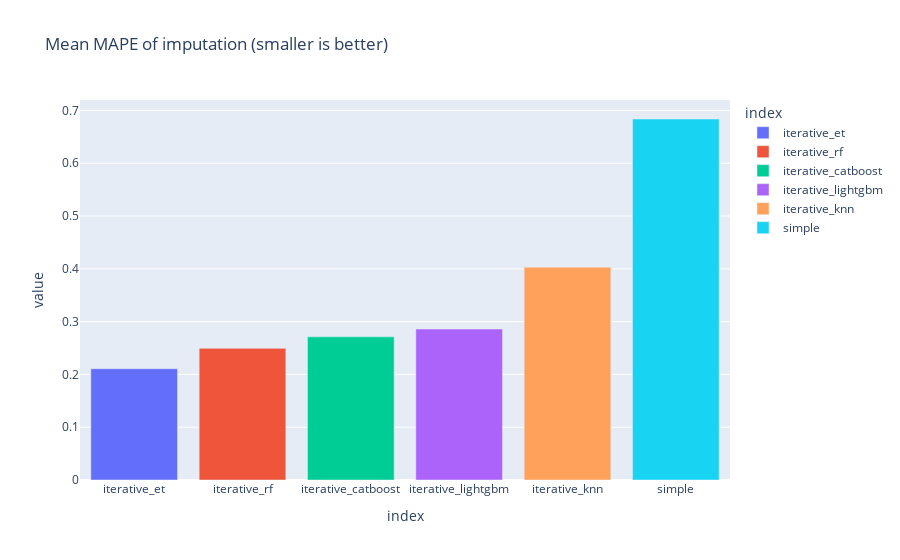

Notebook source saved alongside this figure:
### Code cell
import plotly.express as px
fig = px.bar(final_results["Mean MAPE"], color=final_results.index, title="Mean MAPE of imputation (smaller is better)")
fig.show()

### Figure 1 — Plotly figure (JSON) as saved in the notebook; plotly's stock layout.template omitted (floating-point values rounded to 4 significant figures)
{"data": [{"alignmentgroup": "True", "hovertemplate": "index=%{x}<br>value=%{y}<extra></extra>", "legendgroup": "iterative_et", "marker": {"color": "#636efa"}, "name": "iterative_et", "offsetgroup": "iterative_et", "orientation": "v", "showlegend": true, "textposition": "auto", "type": "bar", "x": ["iterative_et"], "xaxis": "x", "y": [0.2108], "yaxis": "y"}, {"alignmentgroup": "True", "hovertemplate": "index=%{x}<br>value=%{y}<extra></extra>", "legendgroup": "iterative_rf", "marker": {"color": "#EF553B"}, "name": "iterative_rf", "offsetgroup": "iterative_rf", "orientation": "v", "showlegend": true, "textposition": "auto", "type": "bar", "x": ["iterative_rf"], "xaxis": "x", "y": [0.2493], "yaxis": "y"}, {"alignmentgroup": "True", "hovertemplate": "index=%{x}<br>value=%{y}<extra></extra>", "legendgroup": "iterative_catboost", "marker": {"color": "#00cc96"}, "name": "iterative_catboost", "offsetgroup": "iterative_catboost", "orientation": "v", "showlegend": true, "textposition": "auto", "type": "bar", "x": ["iterative_catboost"], "xaxis": "x", "y": [0.2712], "yaxis": "y"}, {"alignmentgroup": "True", "hovertemplate": "index=%{x}<br>value=%{y}<extra></extra>", "legendgroup": "iterative_lightgbm", "marker": {"color": "#ab63fa"}, "name": "iterative_lightgbm", "offsetgroup": "iterative_lightgbm", "orientation": "v", "showlegend": true, "textposition": "auto", "type": "bar", "x": ["iterative_lightgbm"], "xaxis": "x", "y": [0.286], "yaxis": "y"}, {"alignmentgroup": "True", "hovertemplate": "index=%{x}<br>value=%{y}<extra></extra>", "legendgroup": "iterative_knn", "marker": {"color": "#FFA15A"}, "name": "iterative_knn", "offsetgroup": "iterative_knn", "orientation": "v", "showlegend": true, "textposition": "auto", "type": "bar", "x": ["iterative_knn"], "xaxis": "x", "y": [0.4032], "yaxis": "y"}, {"alignmentgroup": "True", "hovertemplate": "index=%{x}<br>value=%{y}<extra></extra>", "legendgroup": "simple", "marker": {"color": "#19d3f3"}, "name": "simple", "offsetgroup": "simple", "orientation": "v", "showlegend": true, "textposition": "auto", "type": "bar", "x": ["simple"], "xaxis": "x", "y": [0.6838], "yaxis": "y"}], "layout": {"barmode": "relative", "legend": {"title": {"text": "index"}, "tracegroupgap": 0}, "title": {"text": "Mean MAPE of imputation (smaller is better)"}, "xaxis": {"anchor": "y", "categoryarray": ["iterative_et", "iterative_rf", "iterative_catboost", "iterative_lightgbm", "iterative_knn", "simple"], "categoryorder": "array", "domain": [0, 1], "title": {"text": "index"}}, "yaxis": {"anchor": "x", "domain": [0, 1], "title": {"text": "value"}}}}
